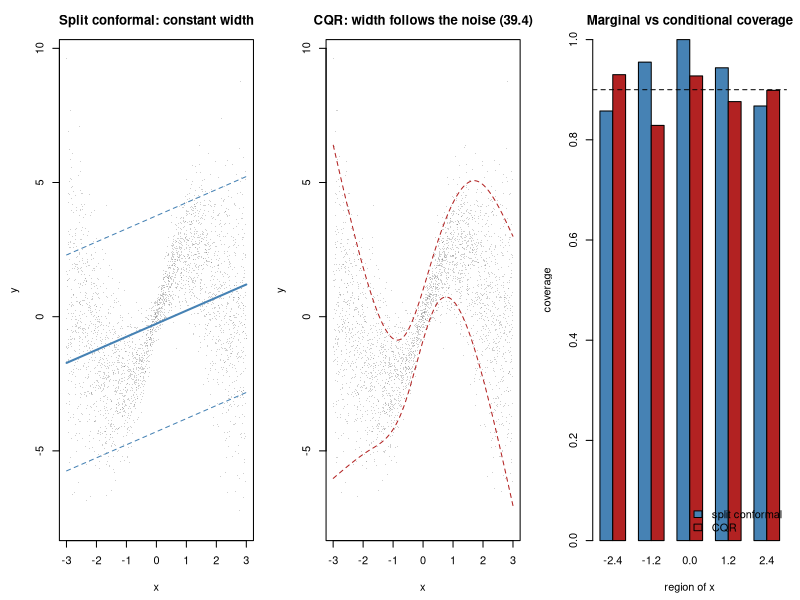

Here is the R script that generated this plot:
#' ---
#' title: "Module 28 - Conformal prediction and distribution-free uncertainty"
#' output: html_document
#' ---
#'
#' **Curriculum link:** `stats.md` -> Topic 39, equations (39.1)-(39.5)
#' **Assumes:** Module 21.
#'
#' ## What you will learn
#'
#' 1. **Split conformal** (39.1)-(39.3): a finite-sample coverage guarantee for
#'    any model, with no distributional assumption.
#' 2. Why the $n+1$ and the ceiling in (39.2) are load-bearing.
#' 3. Coverage is **marginal**, not conditional, and what that costs you.
#' 4. **CQR** (39.4) gives intervals that widen where the model is uncertain.
#' 5. **Prediction sets** for classification (39.5), including the empty set.
#' 6. Exchangeability is the assumption, and grouped data breaks it exactly as
#'    it breaks cross-validation.

#+ setup, message = FALSE
suppressPackageStartupMessages({ library(splines); library(mgcv); library(nnet) })
MODULE_NAME <- "28_conformal_prediction"
OUT <- file.path(Sys.getenv("STATS_OUT", unset = "results"), MODULE_NAME)
dir.create(OUT, recursive = TRUE, showWarnings = FALSE)
header <- function(txt) cat("\n", strrep("=", 72), "\n", txt, "\n",
                            strrep("=", 72), "\n", sep = "")
set.seed(28)
ALPHA <- 0.10                      # target 90% coverage

#' $$\hat q=\text{the}\ \lceil (n+1)(1-\alpha)\rceil\ \text{th smallest score}
#'   \qquad (39.2)$$
#'
#' The ceiling and the $n+1$ are what make the guarantee exact rather than
#' approximate.
conformal_quantile <- function(scores, alpha = ALPHA) {
  n <- length(scores)
  k <- ceiling((n + 1) * (1 - alpha))
  if (k > n) return(Inf)   # too few calibration points to promise this level
  sort(scores)[k]
}

#' ## 1. A regression problem where the model is wrong

#+ split-conformal
header("1. Split conformal on a deliberately misspecified model")
#' Heteroscedastic and nonlinear, so a linear model is genuinely wrong.
make_data <- function(n, seed = 0) {
  set.seed(seed)
  x <- runif(n, -3, 3)
  noise <- 0.3 + 0.9 * abs(x)             # spread grows with |x|
  data.frame(x = x, y = sin(1.5 * x) * 2 + 0.5 * x + rnorm(n, 0, noise))
}
tr <- make_data(500, 1); cal <- make_data(500, 2); te <- make_data(4000, 3)
model <- lm(y ~ x, data = tr)             # the wrong model, on purpose
s_cal <- abs(cal$y - predict(model, cal))            # eq. (39.1)
q <- conformal_quantile(s_cal)                       # eq. (39.2)
pr_te <- predict(model, te)
cov_ <- mean(abs(te$y - pr_te) <= q)
#' The textbook alternative: a Gaussian interval from the residual SD.
sd_ <- sd(residuals(model))
z <- qnorm(1 - ALPHA / 2)
cov_g <- mean(abs(te$y - pr_te) <= z * sd_)
cat("  model: linear. truth: sinusoidal with heteroscedastic noise.\n")
cat(sprintf("  target coverage = %.0f%%\n\n", 100 * (1 - ALPHA)))
cat(sprintf("  %-34s%11s%13s\n", "interval", "coverage", "mean width"))
cat(sprintf("  %-34s%10.1f%%%13.3f\n", "Gaussian, residual SD", 100 * cov_g,
            2 * z * sd_))
cat(sprintf("  %-34s%10.1f%%%13.3f\n", "split conformal (39.1)-(39.3)",
            100 * cov_, 2 * q))
cat("\n  The model is badly misspecified and the conformal interval still
  covers at the advertised rate. It does not need the model to be right; it
  only needs the calibration and test data to be exchangeable.

  The Gaussian interval happens to be close here, but its validity rests on
  normal, homoscedastic residuals, neither of which holds. It is right by
  luck, and it has no guarantee to fall back on.\n")

#' ## 2. The finite-sample correction is not cosmetic

#+ finite-sample
header("2. Why (39.2) uses ceil((n+1)(1-alpha)) and not a plain quantile")
cat(sprintf("  %-16s%17s%19s\n", "calibration n", "naive quantile",
            "conformal (39.2)"))
for (n_cal in c(10, 20, 50, 200, 1000)) {
  cn <- cc <- numeric(400)
  for (i in 1:400) {
    ca <- make_data(n_cal, 500 + i); tt <- make_data(600, 9000 + i)
    s <- abs(ca$y - predict(model, ca))
    qn <- quantile(s, 1 - ALPHA, type = 7)             # naive
    qc <- conformal_quantile(s)                        # eq. (39.2)
    d <- abs(tt$y - predict(model, tt))
    cn[i] <- mean(d <= qn); cc[i] <- mean(d <= qc)
  }
  cat(sprintf("  %-16d%16.1f%%%18.1f%%\n", n_cal, 100 * mean(cn),
              100 * mean(cc)))
}
cat(sprintf("\n  Target is %.0f%%. The naive empirical quantile undercovers at
  small n, and the shortfall is worst exactly when you have least data to
  spare. The correction in (39.2) fixes it at every sample size.

  Note the top row. With n = 10, ceil(11 x 0.9) = 10, so the rule uses the
  LARGEST of the ten calibration scores and has nothing in reserve. Ask for
  95%% from those same ten points and ceil(11 x 0.95) = 11 > 10: there is no
  score extreme enough, and the function returns infinity rather than
  pretending.\n", 100 * (1 - ALPHA)))
cat("  smallest calibration set that can promise a given level:\n")
for (a_ in c(0.20, 0.10, 0.05, 0.01))
  cat(sprintf("    %.0f%% coverage needs n >= %d\n", 100 * (1 - a_),
              as.integer(ceiling(1 / a_)) - 1))
cat("\n  A method that says 'I cannot do this with the data you gave me' is
  more useful than one that quietly undercovers. Note the practical
  consequence: a 99% conformal interval needs at least 99 calibration points,
  whatever the model.\n")

#' ## 3. Marginal is not conditional

#+ marginal
header("3. The guarantee is marginal, and that matters")
bins <- quantile(te$x, seq(0, 1, length.out = 6))
cat(sprintf("  Overall coverage %.1f%%. By region of the predictor:\n\n",
            100 * cov_))
cat(sprintf("  %-20s%11s%9s\n", "x range", "coverage", "width"))
for (i in 1:5) {
  m <- te$x >= bins[i] & te$x <= bins[i + 1]
  cat(sprintf("  %-20s%10.1f%%%9.3f\n",
              sprintf("[%+.1f, %+.1f]", bins[i], bins[i + 1]),
              100 * mean(abs(te$y[m] - pr_te[m]) <= q), 2 * q))
}
cat("\n  The average is right and the parts are not. Where the noise is small
  the interval is far too wide; where it is large the interval undercovers
  badly.

  This is exactly what eq. (39.3) promises and no more: coverage averaged over
  the population. If your decision is made per patient, an interval that is
  90% correct on average but 60% correct for the patients who matter is not
  fit for purpose. The next section fixes it.\n")

#' ## 4. CQR: let the width follow the data, eq. (39.4)
#'
#' $$s_i=\max\{\hat q_{\alpha/2}(x_i)-y_i,\ y_i-\hat q_{1-\alpha/2}(x_i)\}
#'   \qquad (39.4)$$
#'
#' Python's module fits the conditional quantiles with gradient boosting. Here
#' we fit them directly by minimising the pinball loss over a spline basis,
#' which is quantile regression written out in full.

#+ cqr
header("4. Conformalised quantile regression (39.4)")
KNOTS <- quantile(tr$x, c(.2, .4, .6, .8))
basis <- function(x) cbind(1, ns(x, knots = KNOTS,
                                 Boundary.knots = range(tr$x)))
qreg_fit <- function(x, y, tau) {
  B <- basis(x)
  loss <- function(b) { r <- y - B %*% b; sum(pmax(tau * r, (tau - 1) * r)) }
  optim(qr.coef(qr(B), y), loss, method = "BFGS",
        control = list(maxit = 2000))$par
}
b_lo <- qreg_fit(tr$x, tr$y, ALPHA / 2)
b_hi <- qreg_fit(tr$x, tr$y, 1 - ALPHA / 2)
qlo <- function(x) as.vector(basis(x) %*% b_lo)
qhi <- function(x) as.vector(basis(x) %*% b_hi)
s_cqr <- pmax(qlo(cal$x) - cal$y, cal$y - qhi(cal$x))    # eq. (39.4)
q_cqr <- conformal_quantile(s_cqr)
lo_c <- qlo(te$x) - q_cqr; hi_c <- qhi(te$x) + q_cqr
cov_c <- mean(te$y >= lo_c & te$y <= hi_c)
near <- abs(te$x) < 1; far <- abs(te$x) > 2
cat(sprintf("  %-26s%11s%13s%16s%16s\n", "method", "coverage", "mean width",
            "width at |x|<1", "width at |x|>2"))
cat(sprintf("  %-26s%10.1f%%%13.3f%16.3f%16.3f\n", "split conformal",
            100 * cov_, 2 * q, 2 * q, 2 * q))
cat(sprintf("  %-26s%10.1f%%%13.3f%16.3f%16.3f\n", "CQR (39.4)", 100 * cov_c,
            mean(hi_c - lo_c), mean((hi_c - lo_c)[near]),
            mean((hi_c - lo_c)[far])))
cat("\n  CQR coverage by region:\n")
for (i in 1:5) {
  m <- te$x >= bins[i] & te$x <= bins[i + 1]
  cat(sprintf("    [%+.1f, %+.1f]  %.1f%%\n", bins[i], bins[i + 1],
              100 * mean(te$y[m] >= lo_c[m] & te$y[m] <= hi_c[m])))
}
cat("\n  Same marginal guarantee, far better behaviour within regions, and a
  narrower interval on average. The width now reports where the model is
  genuinely uncertain, which is the information a reader wants.

  Conformal prediction never makes a model better. It makes the model's
  uncertainty honest, and a better model gives tighter honest intervals.\n")

#' ## 5. Classification: prediction sets, eq. (39.5)
#'
#' $$C(x)=\{k:\ 1-\hat p_k(x)\le\hat q\} \qquad (39.5)$$

#+ sets
header("5. Prediction sets, including the empty one (39.5)")
SEP <- 3.5                         # well separated, so the model is confident
make_cls <- function(n, seed, shift = 0) {
  set.seed(seed)
  y <- sample(0:2, n, replace = TRUE)
  X <- matrix(rnorm(n * 4), n) + shift
  X[, 1] <- X[, 1] + y * SEP               # classes separated on x1
  X[, 2] <- X[, 2] + (y == 2) * 1.0
  list(X = as.data.frame(X), y = y)
}
A <- make_cls(1200, 11); B <- make_cls(1200, 12); C <- make_cls(3000, 13)
clf <- multinom(y ~ ., data = cbind(A$X, y = factor(A$y)), trace = FALSE)
prob <- function(d) predict(clf, newdata = d, type = "probs")
pB <- prob(B$X)
s_cls <- 1 - pB[cbind(seq_along(B$y), B$y + 1)]
q_cls <- conformal_quantile(s_cls)
pC <- prob(C$X)
sets <- (1 - pC) <= q_cls                                # eq. (39.5)
sizes <- rowSums(sets)
covered <- sets[cbind(seq_along(C$y), C$y + 1)]
cat(sprintf("  target %.0f%% coverage, 3 classes\n\n", 100 * (1 - ALPHA)))
cat(sprintf("  coverage of the true label : %.1f%%\n", 100 * mean(covered)))
cat(sprintf("  mean set size              : %.2f\n", mean(sizes)))
cat(sprintf("\n  %-12s%10s%26s\n", "set size", "share",
            "coverage in that group"))
for (k in 0:3) {
  m <- sizes == k
  if (any(m))
    cat(sprintf("  %-12d%9.1f%%%25.1f%%\n", k, 100 * mean(m),
                100 * mean(covered[m])))
}
cat(sprintf("\n  the calibrated threshold is: include class k when p_k >= %.3f\n",
            1 - q_cls))
cat("\n  A set of size 1 is a confident call. Size 2 or 3 would mean the model
  cannot separate those classes for this sample, which a single predicted
  label would have concealed.

  Size 0 is the interesting one: no class reaches the threshold, so the sample
  does not look like anything the model was calibrated on. That is an outlier
  flag you get for free, and a point prediction can never produce it.\n")

#' A point deliberately placed midway between two class centres is exactly the
#' case where no label should be asserted.
amb <- as.data.frame(matrix(rnorm(500 * 4), 500))
amb[, 1] <- SEP * 0.5                    # halfway between class 0 and class 1
s_amb <- (1 - prob(amb)) <= q_cls
cat(sprintf("\n  500 samples placed halfway between two class centres:\n"))
cat(sprintf("    mean set size %.2f, empty sets %.0f%%\n", mean(rowSums(s_amb)),
            100 * mean(rowSums(s_amb) == 0)))
cat(sprintf("    a plain classifier would label every one of them, with mean
    confidence %.2f\n", mean(apply(prob(amb), 1, max))))
cat("\n  The conformal rule abstains on nearly all of them. The plain classifier
  cannot: softmax outputs are forced to sum to 1, so SOMETHING always wins,
  however implausible the sample.\n")

#' ## 6. Exchangeability is the assumption that breaks

#+ shift
header("6. Distribution shift and grouped data")
for (sh in c(0.0, 0.5, 1.5)) {
  S <- make_cls(3000, 14, shift = sh)
  st_ <- (1 - prob(S$X)) <= q_cls
  cat(sprintf("  covariate shift %-4.1f -> coverage %.1f%%\n", sh,
              100 * mean(st_[cbind(seq_along(S$y), S$y + 1)])))
}

#+ grouped
header("6b. Calibrating across groups you will not see again")
#' Grouped data: each group (donor, batch, site) has its own offset AND
#' occupies its own region of the predictor, which is what lets a flexible
#' model memorise the offsets of groups it has seen.
grouped <- function(n_groups, per, seed) {
  set.seed(seed)
  g <- rep(seq_len(n_groups), each = per)
  centre <- seq(-3, 3, length.out = n_groups)[sample(n_groups)][g]
  offset <- rnorm(n_groups, 0, 2.0)[g]           # a per-group shift
  x <- rnorm(n_groups * per, centre, 0.06)
  data.frame(x = x, y = sin(1.5 * x) * 2 + offset +
               rnorm(n_groups * per, 0, 0.5), g = g)
}
NG <- 80; PER <- 40; N_FIT <- 30; N_CAL <- 15
G <- grouped(NG, PER, 21)
#' ONE model, fit on groups 1-30. Only the CALIBRATION differs between the two
#' rows below, so nothing else can explain the gap.
fit_rows <- which(G$g <= N_FIT)
set.seed(7); held <- sample(fit_rows, 300)       # rows held out of the fit
mod <- gam(y ~ s(x, k = 100), data = G[setdiff(fit_rows, held), ])
# WRONG: calibrate on held-out ROWS, whose groups the model trained on.
q_row <- conformal_quantile(abs(G$y[held] - predict(mod, G[held, ])))
# RIGHT: calibrate on whole held-out GROUPS, matching how the model is used.
cal_g <- which(G$g > N_FIT & G$g <= N_FIT + N_CAL)
q_grp <- conformal_quantile(abs(G$y[cal_g] - predict(mod, G[cal_g, ])))
new_g <- G$g > N_FIT + N_CAL                     # groups never seen before
err <- abs(G$y[new_g] - predict(mod, G[new_g, ]))
cat(sprintf("  target %.0f%%, evaluated on groups never seen in training\n\n",
            100 * (1 - ALPHA)))
cat(sprintf("  %-42s%11s%9s\n", "calibration set", "coverage", "width"))
cat(sprintf("  %-42s%10.1f%%%9.2f\n", "held-out ROWS from the training groups",
            100 * mean(err <= q_row), 2 * q_row))
cat(sprintf("  %-42s%10.1f%%%9.2f\n", "whole held-out GROUPS",
            100 * mean(err <= q_grp), 2 * q_grp))
cat("\n  Both rows use the SAME model, so the model is not what differs. The
  row-calibrated interval is roughly three times too narrow and covers around
  half the time instead of 90%.

  The reason: those calibration rows came from groups the model had already
  fitted, so their residuals measure how well it INTERPOLATES within a known
  group, not how well it handles a new one. Calibrating on whole held-out
  groups measures the right thing and restores coverage.

  This is the same error as leaking donors across cross-validation folds
  (Module 21), and it has the same fix. Note also what supplies the precision
  of the calibration: the number of GROUPS, not the number of rows. Three
  calibration groups give an unreliable quantile however many cells each one
  contains.

  Conformal prediction is only as valid as the exchangeability you arrange,
  and an interval that is too narrow is worse than no interval, because it
  looks authoritative.\n")

#' ## 7. Figure

#+ figure, fig.width = 13, fig.height = 4.5
png(file.path(OUT, "conformal.png"), width = 1300, height = 450)
par(mfrow = c(1, 3), mar = c(4.5, 4.5, 3, 1))
o <- order(te$x)
plot(te$x, te$y, pch = 16, cex = 0.2, col = adjustcolor("grey40", 0.3),
     xlab = "x", ylab = "y", main = "Split conformal: constant width")
lines(te$x[o], pr_te[o], col = "steelblue", lwd = 2)
lines(te$x[o], (pr_te - q)[o], col = "steelblue", lty = 2)
lines(te$x[o], (pr_te + q)[o], col = "steelblue", lty = 2)
plot(te$x, te$y, pch = 16, cex = 0.2, col = adjustcolor("grey40", 0.3),
     xlab = "x", ylab = "y", main = "CQR: width follows the noise (39.4)")
lines(te$x[o], lo_c[o], col = "firebrick", lty = 2)
lines(te$x[o], hi_c[o], col = "firebrick", lty = 2)
cvs <- sapply(1:5, function(i) {
  m <- te$x >= bins[i] & te$x <= bins[i + 1]
  c(mean(abs(te$y[m] - pr_te[m]) <= q),
    mean(te$y[m] >= lo_c[m] & te$y[m] <= hi_c[m])) })
barplot(cvs, beside = TRUE, names.arg = sprintf("%.1f", (bins[-6] + bins[-1]) / 2),
        col = c("steelblue", "firebrick"), ylim = c(0, 1),
        xlab = "region of x", ylab = "coverage",
        main = "Marginal vs conditional coverage")
abline(h = 1 - ALPHA, lty = 2)
legend("bottomright", c("split conformal", "CQR"), bty = "n",
       fill = c("steelblue", "firebrick"))
invisible(dev.off())
cat("\nFigure written to", file.path(OUT, "conformal.png"), "\n")

#' # PROBLEMS
#'
#' ### Problem 1: Does a better model give better guarantees?
#'
#' Compare conformal intervals from a badly wrong model, a reasonable model
#' and one that overfits. What changes and what does not?

## ---- YOUR CODE HERE ----------------------------------------------------

## ---- SOLUTION (uncomment to check) -------------------------------------
# knn_fit <- function(k) function(xtr, ytr, xnew)
#   sapply(xnew, function(x0) mean(ytr[order(abs(xtr - x0))[1:k]]))
# cat(sprintf("  target coverage %.0f%%\n\n", 100 * (1 - ALPHA)))
# cat(sprintf("  %-34s%10s%11s%13s\n", "model", "train R2", "coverage",
#             "mean width"))
# preds <- list(
#   "linear (wrong)" = function(d) predict(lm(y ~ x, data = tr), d),
#   "smoothing spline (gam)" = function(d) predict(gam(y ~ s(x), data = tr), d),
#   "3-nearest neighbours (overfits)" =
#     function(d) knn_fit(3)(tr$x, tr$y, d$x))
# for (nm in names(preds)) {
#   f <- preds[[nm]]
#   r2 <- 1 - sum((tr$y - f(tr))^2) / sum((tr$y - mean(tr$y))^2)
#   qq <- conformal_quantile(abs(cal$y - f(cal)))
#   cv <- mean(abs(te$y - f(te)) <= qq)
#   cat(sprintf("  %-34s%10.3f%10.1f%%%13.3f\n", nm, r2, 100 * cv, 2 * qq))
# }
#
# ## The coverage column is essentially constant. That is the guarantee doing
# ## its job: it does not care how good the model is, only that calibration
# ## and test data are exchangeable.
# ##
# ## The width column is where model quality shows up. A better model produces
# ## smaller residuals on the calibration set, so the interval is tighter at
# ## the same coverage.
# ##
# ## This is the right way to read conformal prediction. It converts model
# ## quality into interval WIDTH rather than into a coverage claim you cannot
# ## check. Note the 3-NN row in particular: it overfits the training data, so
# ## its train R2 looks excellent while its calibration residuals, and
# ## therefore its interval, are not.

#' ### Problem 2: How bad does shift have to be?
#'
#' Conformal coverage assumes exchangeability. Quantify how quickly it
#' degrades under covariate shift, and check whether a wider nominal level
#' rescues it.

## ---- YOUR CODE HERE ----------------------------------------------------

## ---- SOLUTION (uncomment to check) -------------------------------------
# shifted <- function(n, seed, shift) {
#   set.seed(seed)
#   x <- runif(n, -3 + shift, 3 + shift)
#   noise <- 0.3 + 0.9 * abs(x)
#   data.frame(x = x, y = sin(1.5 * x) * 2 + 0.5 * x + rnorm(n, 0, noise))
# }
# cat(sprintf("  %-10s%13s%13s%13s\n", "shift", "alpha=0.1", "alpha=0.05",
#             "alpha=0.01"))
# for (sh in c(0.0, 0.25, 0.5, 1.0, 2.0)) {
#   row <- sapply(c(0.10, 0.05, 0.01), function(a_) {
#     qs <- conformal_quantile(abs(cal$y - predict(model, cal)), a_)
#     S <- shifted(3000, 31, sh)
#     mean(abs(S$y - predict(model, S)) <= qs) })
#   cat(sprintf("  %-10.2f%12.1f%%%12.1f%%%12.1f%%\n", sh, 100*row[1],
#               100*row[2], 100*row[3]))
# }
#
# ## Coverage falls steadily as the test distribution moves away from the
# ## calibration distribution, and asking for a stricter nominal level does
# ## not rescue it: every column degrades together. The guarantee was
# ## conditional on exchangeability, and no choice of alpha restores an
# ## assumption that is false.
# ##
# ## This is the honest limitation. Conformal prediction is not robust to
# ## distribution shift, it is exact under exchangeability. In practice that
# ## means recalibrating on data from the new site, batch or platform, which
# ## requires labelled examples from it. Weighted conformal methods exist for
# ## known covariate shift, but they need the shift to be estimable.

#' ### Problem 3: Conformal risk for a decision
#'
#' A prediction set is only useful if it changes what you do. Build a rule
#' that acts when the set contains exactly one class, defers when the set is
#' ambiguous, and measure the error rate among the acted-on cases.

## ---- YOUR CODE HERE ----------------------------------------------------

## ---- SOLUTION (uncomment to check) -------------------------------------
# A2 <- make_cls(1500, 41); B2 <- make_cls(1500, 42); C2 <- make_cls(4000, 43)
# clf2 <- multinom(y ~ ., data = cbind(A2$X, y = factor(A2$y)), trace = FALSE)
# pB2 <- predict(clf2, newdata = B2$X, type = "probs")
# pC2 <- predict(clf2, newdata = C2$X, type = "probs")
# hard <- max.col(pC2) - 1
# cat(sprintf("  %-9s%11s%11s%19s%18s\n", "alpha", "acted on", "deferred",
#             "error | acted on", "error if forced"))
# for (a_ in c(0.20, 0.10, 0.05, 0.01)) {
#   s2 <- 1 - pB2[cbind(seq_along(B2$y), B2$y + 1)]
#   qq <- conformal_quantile(s2, a_)
#   sets2 <- (1 - pC2) <= qq
#   single <- rowSums(sets2) == 1
#   pred1 <- max.col(sets2)[single] - 1
#   cat(sprintf("  %-9.2f%10.1f%%%10.1f%%%18.1f%%%17.1f%%\n", a_,
#               100 * mean(single), 100 * (1 - mean(single)),
#               100 * mean(pred1 != C2$y[single]),
#               100 * mean(hard != C2$y)))
# }
#
# ## The last column is the error rate if you force a single label for every
# ## sample, which is what a normal classifier does. The fourth column is the
# ## error rate among the cases the conformal rule was willing to act on.
# ##
# ## Acting only on singleton sets buys a much lower error rate, paid for by
# ## deferring the hard cases. As alpha shrinks, fewer cases get a singleton
# ## set and the error among those falls further.
# ##
# ## That trade is the practical value of conformal prediction in a clinical
# ## or screening setting: it identifies WHICH predictions are trustworthy
# ## rather than reporting one confidence number for all of them. The deferred
# ## cases are not a failure, they are the cases that should go to a human.

#' ## What to take away
#'
#' 1. Split conformal gives **finite-sample, distribution-free,
#'    model-agnostic** coverage (39.3). The only requirement is
#'    exchangeability.
#' 2. The $n+1$ and the ceiling in (39.2) are what make it exact. A plain
#'    empirical quantile undercovers.
#' 3. Coverage is **marginal**. Use CQR (39.4) when you need the width to
#'    reflect local uncertainty.
#' 4. **Prediction sets** (39.5) express ambiguity, and the empty set flags a
#'    sample unlike anything you calibrated on.
#' 5. A better model does not improve coverage, it narrows the interval.
#' 6. Grouped data and distribution shift break exchangeability, and no choice
#'    of $\alpha$ repairs it.
#'
#' **Next:** `29_simulation_and_benchmarking.R`
